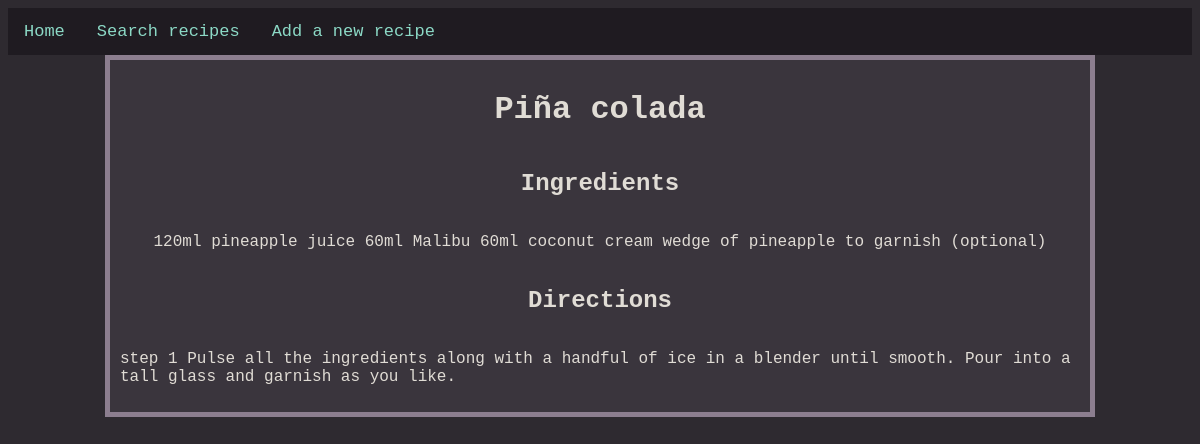
Screenshot of /recipes/5/ with the database file from the repository.
### recipesMain/models.py (models this page shows, shortened)
class recipe(models.Model):
    recipeId = models.BigAutoField(primary_key = True)
    title = models.CharField(max_length = 50)
    ingredients = models.TextField()
    body = models.TextField()
    tag = models.ManyToManyField(category, db_column = "categoryTitle")
    class Meta:
        db_table = "recipe"

### recipesMain/views.py (the view)
# urls.py: path("<int:recipeId>/", views.expandRecipeView, name="expandRecipeView"),
def expandRecipeView(request, recipeId):
    try:
        recipesDisp = recipe.objects.get(pk=recipeId)
        recipeRequest = HttpResponse("This is recipe %s" % recipeId)
    except:
        raise Http404("Recipe does not exist. Maybe you should write it!")
    return render(request, "recipeViews/recipeExpand.html", {"recipesDisp": recipesDisp})

### templates/recipeViews/recipeExpand.html
{% extends "base.html" %}
{% block content %}
<div class="centreColumn">
    <h1>{{ recipesDisp.title }}</h1>
    <h2>Ingredients</h2>
    <p>{{ recipesDisp.ingredients }}</p>
    <h2>Directions</h2>
    <p>{{ recipesDisp.body }}</p>
</div>
{% endblock %}

### static/css/main.css (style rules this page uses)
:root { --retro-bg: #2e2a30; --retro-container-bg: #3a353d; --retro-accent: #ffb347; --retro-accent-dark: #b36b00; --retro-text: #e0dcd5; --retro-link: #8cd9c6; --retro-hover: #ffb347; --retro-border: #8c7e8f; }
.centreColumn { width: 960px; height: 100%; padding: 10px; border: 5px solid var(--retro-border); word-break: keep-all; background-color: var(--retro-container-bg); margin: auto; display: flex; flex-direction: column; align-items: center; color: var(--retro-text); }
body { color: var(--retro-text); background-color: var(--retro-bg); font-family: 'Lucida Console', 'Courier New', monospace; height: 100%; }

### rows the page displays
recipe: title "Piña colada", ingredients "120ml pineapple juice 60ml Malibu 60ml coconut cream wedge of pineapple to garnish (optional)", body "step 1 Pulse all the ingredients along with a handful of ice in a blender until smooth. Pour into a tall glass and garnish as you like."
